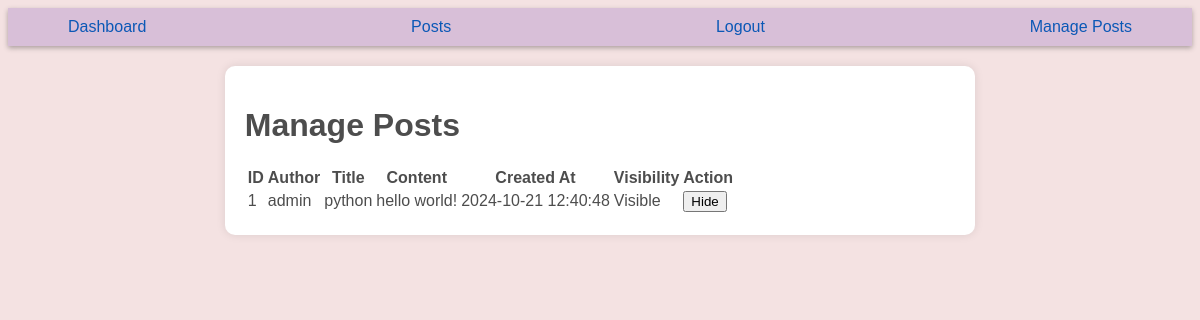
The app's page /admin/posts (signed in) with its own data.
### tables this page shows
CREATE TABLE posts (
                              id INTEGER PRIMARY KEY,
                              user_id INTEGER NOT NULL,
                              title TEXT NOT NULL,
                              content TEXT NOT NULL,
                              created_at DATETIME DEFAULT CURRENT_TIMESTAMP,
                              is_deleted INTEGER DEFAULT 0,
                              visible INTEGER DEFAULT 1,
                              FOREIGN KEY(user_id) REFERENCES users(id)
                            );

CREATE TABLE users (
                            id INTEGER PRIMARY KEY,
                            username TEXT NOT NULL UNIQUE,
                            password TEXT NOT NULL
                          );

### app.py (the view)
@app.route('/admin/posts', methods=['GET', 'POST'])
def admin_posts():
    if 'user_id' not in session or not session.get('is_admin'):
        return redirect(url_for('login'))
    if request.method == 'POST':
        post_id = request.form['post_id']
        visibility = request.form['visibility']
        db.set_post_visibility(post_id, int(visibility))
        return redirect(url_for('admin_posts'))
    all_posts = db.c.execute('''SELECT posts.id, users.username, posts.title, posts.content, posts.created_at, posts.visible
                                 FROM posts
                                 JOIN users ON posts.user_id = users.id
                                 ORDER BY posts.created_at DESC''').fetchall()
    return render_template('admin_posts.html', posts=all_posts)

### templates/admin_posts.html (shortened to what this page needs)
{% extends "base.html" %}
{% block content %}
    <div class="container">
        <h1>Manage Posts</h1>
        <table>
            <thead>
                <tr>
                    <th>ID</th>
                    <th>Author</th>
                    <th>Title</th>
                    <th>Content</th>
                    <th>Created At</th>
                    <th>Visibility</th>
                    <th>Action</th>
                </tr>
            </thead>
            <tbody>
                {% for post in posts %}
                    <tr>
                        <td>{{ post[0] }}</td>
                        <td>{{ post[1] }}</td>
                        <td>{{ post[2] }}</td>
                        <td>{{ post[3] }}</td>
                        <td>{{ post[4] }}</td>
                        <td>{{ 'Visible' if post[5] == 1 else 'Hidden' }}</td>
                        <td>
                            <form method="POST">
                                <button type="submit" name="visibility" value="{{ 1 if post[5] == 0 else 0 }}">
                                    {{ 'Show' if post[5] == 0 else 'Hide' }}
                                </button>
                            </form>
                        </td>
                    </tr>
                {% endfor %}
            </tbody>
        </table>
    </div>
{% endblock %}

### templates/base.html (shortened to what this page needs)
<!DOCTYPE html>
<html lang="en">
<head>
    <link rel="stylesheet" href="{{ url_for('static', filename='style.css') }}">
</head>
<body>
    <nav>
    <a class="nav-link" href="{{ url_for('dashboard') }}">Dashboard</a>
    <a class="nav-link" href="{{ url_for('posts') }}">Posts</a>
    {% if 'user_id' in session %}
        <a class="nav-link" href="{{ url_for('logout') }}">Logout</a>
        {% if session.get('is_admin') %}
            <a class="nav-link" href="{{ url_for('admin_posts') }}">Manage Posts</a>
        {% endif %}
    {% else %}
        <a class="nav-link" href="{{ url_for('login') }}">Login</a>
        <a class="nav-link" href="{{ url_for('register') }}">Register</a>
    {% endif %}
    </nav>
    <div class="content">
        {% block content %}{% endblock %}
    </div>
</body>
</html>

### static/style.css (style rules this page uses)
body { background-color: #f4e2e2; color: #4d4d4d; font-family: Futura, sans-serif; }
nav { display: flex; justify-content: space-between; padding: 10px; background-color: thistle ; box-shadow: 0px 2px 5px rgba(0, 0, 0, 0.3); flex-direction: row; }
.nav-link { margin: 0 50px; text-decoration: none; color: #0b58b6; }
.container { width: 60%; margin: auto; background-color: #ffffff; padding: 20px; border-radius: 10px; box-shadow: 0px 0px 10px rgba(0,0,0,0.1); margin-top: 20px; }

### records on screen
posts: id "1", username "admin", title "python", content "hello world!", created_at "2024-10-21 12:40:48", visible "Visible", visible "Hide"
